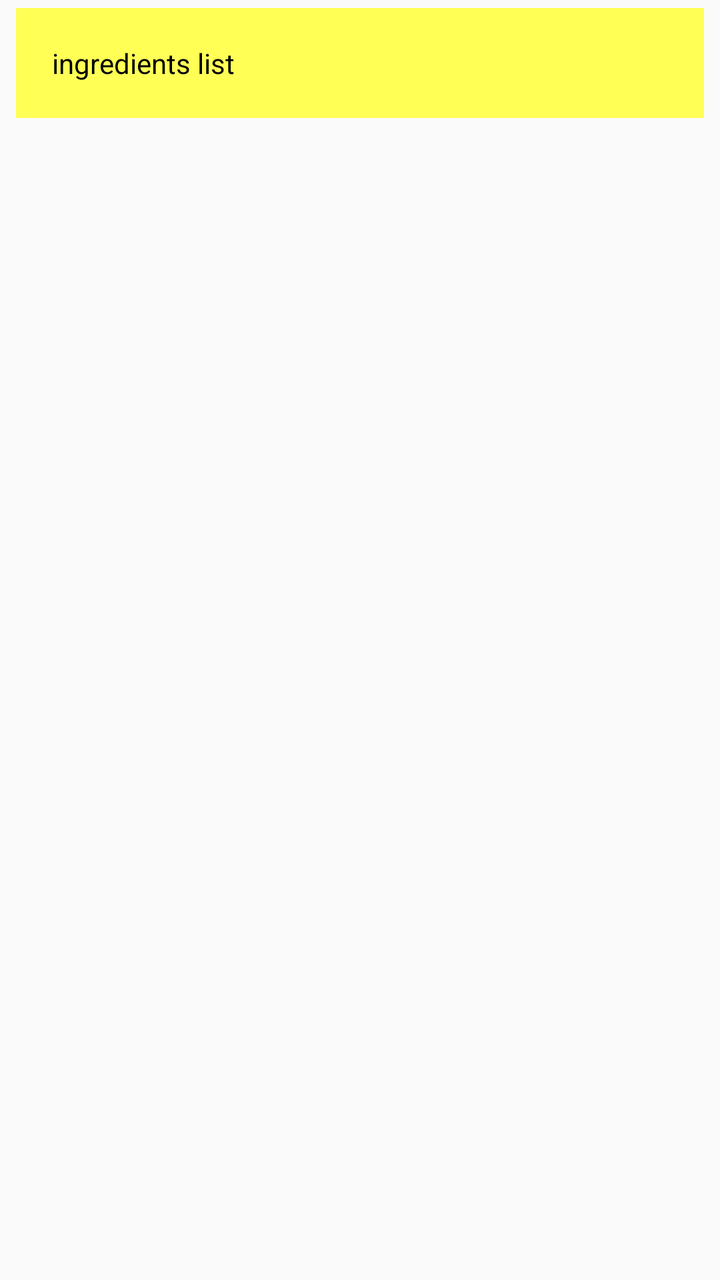
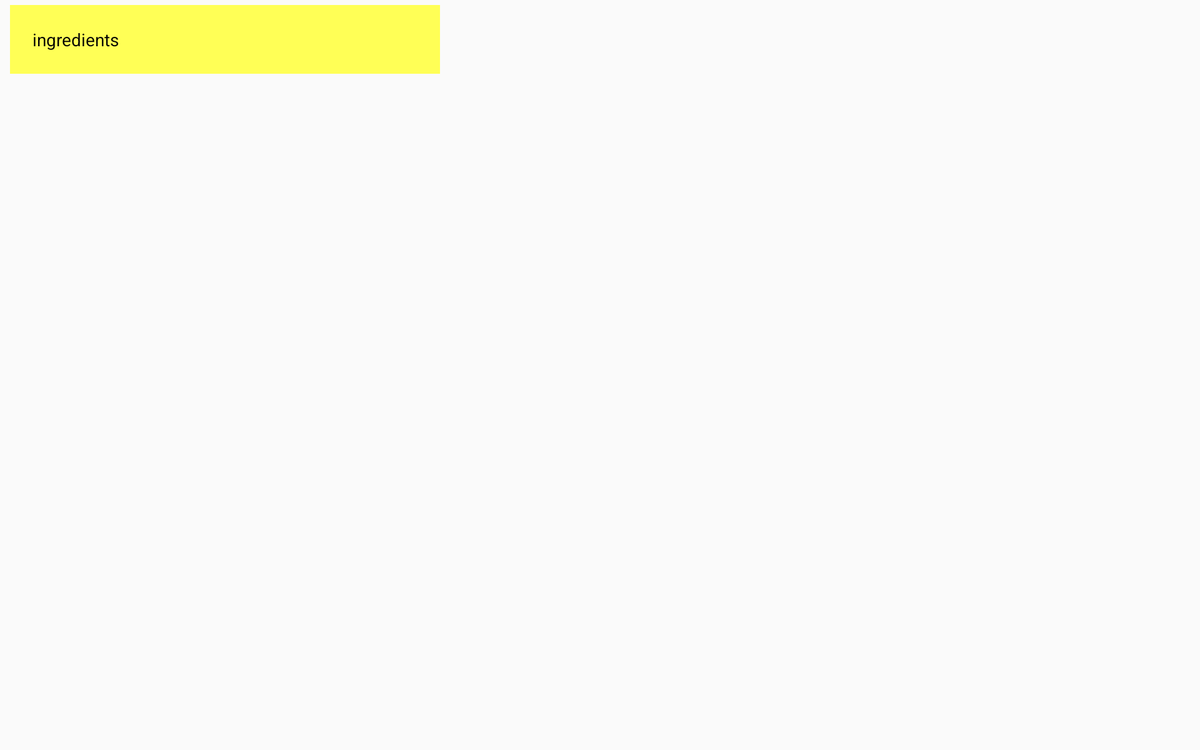

First picture: res/layout/ on a phone held upright. Second picture: the repository's own variant of that layout, on a device whose configuration matches the variant's folder. Source for both follows.
<!-- AndroidManifest.xml: application theme AppTheme -->
<!-- res/layout/activity_recipe_step.xml -->
<?xml version="1.0" encoding="utf-8"?>
<ScrollView android:layout_width="match_parent"
    android:layout_height="match_parent"
    xmlns:android="http://schemas.android.com/apk/res/android">

    <LinearLayout xmlns:android="http://schemas.android.com/apk/res/android"
        xmlns:tools="http://schemas.android.com/tools"
        android:layout_width="match_parent"
        android:layout_height="match_parent"
        android:orientation="vertical"
        tools:context=".Activity.MainActivity">

        <TextView
            android:id="@+id/tv_ingredients"
            android:layout_width="match_parent"
            android:layout_height="wrap_content"
            style="@style/Ingredients"
            tools:text="ingredients list" />

        <FrameLayout xmlns:android="http://schemas.android.com/apk/res/android"
            android:id="@+id/recipe_step_fragment_container"
            android:layout_width="match_parent"
            android:layout_height="match_parent"/>

    </LinearLayout>
</ScrollView>
<!-- resources referenced by this layout -->
<resources>
  <style name="Ingredients">
          <item name="android:background">@color/colorAccent</item>
          <item name="android:textSize">@dimen/normalTextSize</item>
          <item name="android:padding">@dimen/bigMargin</item>
          <item name="android:lineSpacingExtra">@dimen/lineSpacing</item>
          <item name="android:layout_marginRight">@dimen/marginHorizontal</item>
          <item name="android:layout_marginLeft">@dimen/marginHorizontal</item>
          <item name="android:layout_marginTop">@dimen/marginVertical</item>
      </style>
  <style name="AppTheme" parent="Theme.AppCompat.Light.DarkActionBar">
          
          <item name="colorPrimary">@color/colorPrimary</item>
          <item name="colorPrimaryDark">@color/colorPrimaryDark</item>
          <item name="colorAccent">@color/colorAccent</item>
          <item name="android:textColor">@android:color/black</item>
      </style>
  <color name="colorAccent">#ffff56</color>
  <dimen name="normalTextSize">14sp</dimen>
  <dimen name="bigMargin">18dp</dimen>
  <dimen name="lineSpacing">6sp</dimen>
  <dimen name="marginHorizontal">8dp</dimen>
  <dimen name="marginVertical">4dp</dimen>
  <color name="colorPrimary">#ffea00</color>
  <color name="colorPrimaryDark">#c7b800</color>
</resources>
<!-- res/layout-sw600dp-land/activity_recipe_step.xml (the repository's variant of the layout above) -->
<!-- drawn on a 7-inch tablet turned sideways -->
<?xml version="1.0" encoding="utf-8"?>
<LinearLayout xmlns:android="http://schemas.android.com/apk/res/android"
    xmlns:tools="http://schemas.android.com/tools"
    android:id="@+id/linearLayout_sw600dp"
    android:layout_width="match_parent"
    android:layout_height="match_parent"
    android:orientation="horizontal"
    tools:context=".Activity.MainActivity">

    <LinearLayout
        android:layout_width="0dp"
        android:layout_height="match_parent"
        android:layout_weight="1.5"
        android:orientation="vertical">

        <TextView
            android:id="@+id/tv_ingredients"
            android:layout_width="match_parent"
            android:layout_height="wrap_content"
            style="@style/Ingredients"
            tools:text="ingredients" />

        <FrameLayout xmlns:android="http://schemas.android.com/apk/res/android"
            android:id="@+id/recipe_step_fragment_container"
            android:layout_width="match_parent"
            android:layout_height="match_parent" />
    </LinearLayout>

    <FrameLayout xmlns:android="http://schemas.android.com/apk/res/android"
        android:id="@+id/step_detail_fragment_container"
        android:layout_width="0dp"
        android:layout_height="match_parent"
        android:layout_weight="2.5" />

</LinearLayout>
